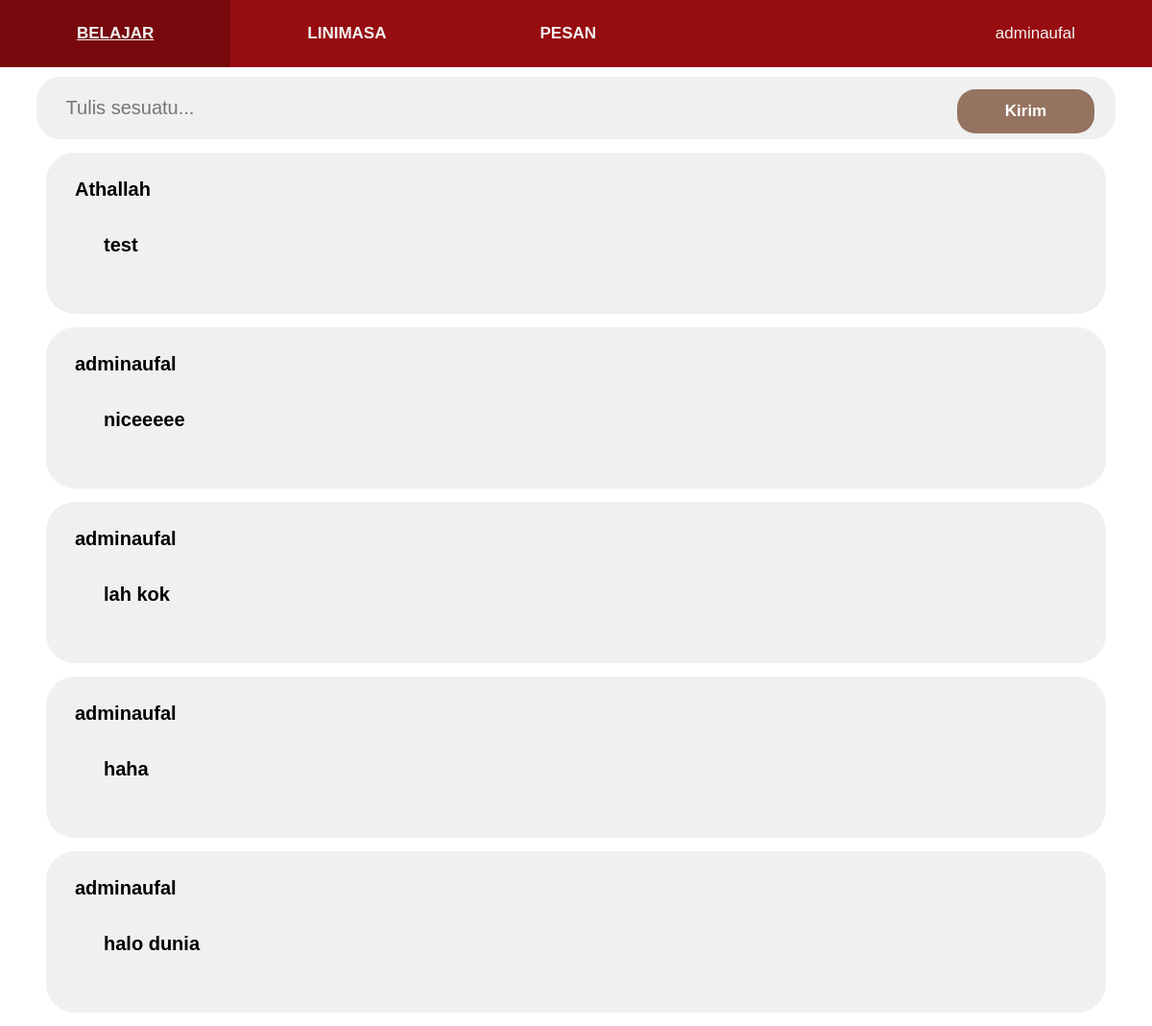
Page /timeline.php (signed in) on the committed database.
### tables this page shows
CREATE TABLE `status` (
  `post_id` int(11) NOT NULL,
  `username` varchar(30) NOT NULL,
  `message` varchar(255) NOT NULL,
  `likes` int(11) NOT NULL
);

### timeline.php (the view, shortened to what this page needs)
<!DOCTYPE html>
<html>
    <head>
        <link rel="stylesheet" type="text/css" href="css/navbar.css">
        <link rel="stylesheet" href="https://use.typekit.net/oov2wcw.css">
        <link rel="stylesheet" type="text/css" href="css/timeline.css">
    </head>
    <body>
        <div class = "navbar">
            <a href="belajar.php" style = "float:left"><b>BELAJAR</b></a>
            <a href="timeline.php" style = "float:left"><b>LINIMASA</b></a>
            <a href="chat.php" style = "float:left"><b>PESAN</b></a>
            <?php
            if(!isset($_SESSION['username'])){
                ?>
                <a href="login.php" style = "float:right">Log in</a>
                <?php
            }else{
                ?>
                <a style = "float:right"><?php echo $_SESSION['username']?></a>
                <?php
            }
            ?>
        </div>
        <div class = "container">
            <h1><br></h1>
            <form action ="timeline.php" method="post">
                <input type="text" name="comment" placeholder="Tulis sesuatu..." required>
                <button style = "float: right" type="submit" name="send"><b>Kirim</b></button>
            </form>
        </div>
    <?php
        include 'config.php';
        $sql = "SELECT username, message, likes FROM status ORDER BY post_id DESC";
        $run = mysqli_query($conn, $sql);
        if($run->num_rows>0){
            while($row = $run->fetch_assoc()){
                ?>
                <div class ="container" style="background-color: #F0F0F0; border-radius: 30px; padding: 25px 10px; margin: 14px 40px">
                <p style = "margin: 2px 20px"><b><?php echo "$row[username]";?></b></p>
                <p style = "padding: 15px 50px;"><b><?php echo "$row[message]";?></b></p>
                </div>
                <?php
            }
        }
    ?>
    </body>
</html>

### css/navbar.css (style rules this page uses)
.navbar { overflow: hidden; background-color: #970C10; top: 0px; width: 100%; position: fixed; left: 0px; }
.navbar a { display: block; color: #f2f2f2; text-align: center; padding: 25px 80px; text-decoration: none; font-size: 17px; font-family: century-gothic, sans-serif; font-style: normal; font-weight: 400; }

### css/timeline.css (style rules this page uses)
p { font-size: 20px; }
body { font-family: century-gothic, sans-serif; font-style: normal; font-weight: 400; }
input[type=text] { width: 95%; padding: 20px 30px; padding-right: 50px; margin: 8px 0; margin-left: auto; margin-right: auto; display: block; border: 1px solid #F0F0F0; box-sizing: border-box; border-radius: 25px; font-size: 20px; font-family: century-gothic, sans-serif; font-style: normal; font-weight: 400; background-color: #F0F0F0; }
button { background-color: #947360; color: white; float: right; right: 60px; cursor: pointer; top: 85px; color: white; padding: 13px 10px; margin: 8px 0; border: 0; border-radius: 19px; width: 143px; position: absolute; font-size: 17px; }

### rows in the picture
status: username "Athallah", message "test"
status: username "adminaufal", message "niceeeee"
status: username "adminaufal", message "lah kok"
status: username "adminaufal", message "haha"
status: username "adminaufal", message "halo dunia"

### other values in the picture
$_SESSION['username'] "adminaufal"
